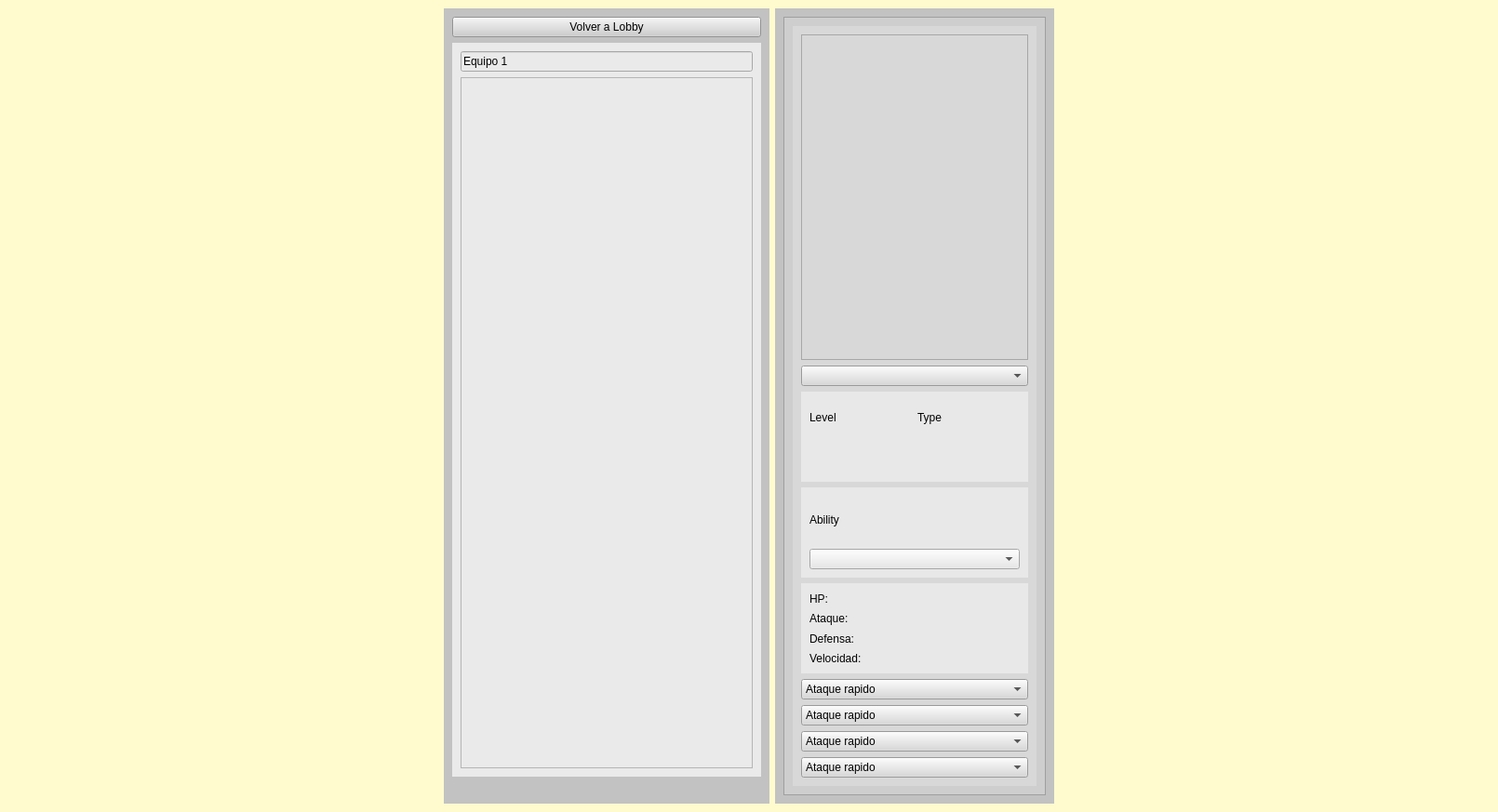
<?xml version="1.0" encoding="UTF-8"?>
<ui version="4.0">
 <class>MainWindow</class>
 <widget class="QMainWindow" name="MainWindow">
  <property name="geometry">
   <rect>
    <x>0</x>
    <y>0</y>
    <width>1610</width>
    <height>873</height>
   </rect>
  </property>
  <property name="windowTitle">
   <string>MainWindow</string>
  </property>
  <property name="styleSheet">
   <string notr="true">background-color: rgb(170, 85, 255);</string>
  </property>
  <widget class="QWidget" name="centralwidget">
   <property name="styleSheet">
    <string notr="true">background-color: rgb(255, 251, 207);</string>
   </property>
   <layout class="QHBoxLayout" name="horizontalLayout">
    <item>
     <layout class="QHBoxLayout" name="horizontalLayout_7">
      <item>
       <layout class="QHBoxLayout" name="horizontalLayout_5">
        <property name="sizeConstraint">
         <enum>QLayout::SetFixedSize</enum>
        </property>
        <item>
         <widget class="QWidget" name="horizontalWidget_2" native="true">
          <property name="maximumSize">
           <size>
            <width>350</width>
            <height>16777215</height>
           </size>
          </property>
          <property name="styleSheet">
           <string notr="true">background-color: rgb(194, 194, 194);</string>
          </property>
          <layout class="QVBoxLayout" name="verticalLayout_5">
           <item>
            <widget class="QPushButton" name="pushButton">
             <property name="styleSheet">
              <string notr="true">background-color: rgb(206, 206, 206);</string>
             </property>
             <property name="text">
              <string>Volver a Lobby</string>
             </property>
            </widget>
           </item>
           <item>
            <layout class="QVBoxLayout" name="verticalLayout_7">
             <property name="bottomMargin">
              <number>20</number>
             </property>
             <item>
              <widget class="QWidget" name="verticalWidget_13" native="true">
               <property name="styleSheet">
                <string notr="true">background-color: rgb(234, 234, 234);</string>
               </property>
               <layout class="QVBoxLayout" name="verticalLayout_36">
                <item>
                 <widget class="QLineEdit" name="lineEdit_7">
                  <property name="text">
                   <string>Equipo 1</string>
                  </property>
                 </widget>
                </item>
                <item>
                 <layout class="QHBoxLayout" name="horizontalLayout_16">
                  <item>
                   <widget class="QGraphicsView" name="graphicsView">
                    <property name="styleSheet">
                     <string notr="true">border-image: url(:/bulbasur.png);</string>
                    </property>
                   </widget>
                  </item>
                 </layout>
                </item>
               </layout>
              </widget>
             </item>
            </layout>
           </item>
          </layout>
         </widget>
        </item>
       </layout>
      </item>
      <item>
       <widget class="QWidget" name="verticalWidget_23" native="true">
        <property name="maximumSize">
         <size>
          <width>300</width>
          <height>16777215</height>
         </size>
        </property>
        <property name="styleSheet">
         <string notr="true">background-color: rgb(194, 194, 194);</string>
        </property>
        <layout class="QVBoxLayout" name="verticalLayout_60">
         <item>
          <widget class="QScrollArea" name="scrollArea_8">
           <property name="maximumSize">
            <size>
             <width>300</width>
             <height>16777215</height>
            </size>
           </property>
           <property name="styleSheet">
            <string notr="true">background-color: rgb(206, 206, 206);</string>
           </property>
           <property name="widgetResizable">
            <bool>true</bool>
           </property>
           <widget class="QWidget" name="scrollAreaWidgetContents_8">
            <property name="geometry">
             <rect>
              <x>0</x>
              <y>0</y>
              <width>280</width>
              <height>833</height>
             </rect>
            </property>
            <layout class="QVBoxLayout" name="verticalLayout_61">
             <item>
              <widget class="QWidget" name="horizontalWidget_15" native="true">
               <property name="styleSheet">
                <string notr="true">background-color: rgb(216, 216, 216);</string>
               </property>
               <layout class="QHBoxLayout" name="horizontalLayout_26">
                <item>
                 <layout class="QVBoxLayout" name="verticalLayout_62">
                  <item>
                   <widget class="QGraphicsView" name="graphicsView_8">
                    <property name="maximumSize">
                     <size>
                      <width>16777215</width>
                      <height>350</height>
                     </size>
                    </property>
                    <property name="styleSheet">
                     <string notr="true">border-image: url(:/bulbasur.png);</string>
                    </property>
                   </widget>
                  </item>
                  <item>
                   <widget class="QComboBox" name="comboBox"/>
                  </item>
                  <item>
                   <widget class="QWidget" name="horizontalWidget_16" native="true">
                    <property name="styleSheet">
                     <string notr="true">background-color: rgb(232, 232, 232);</string>
                    </property>
                    <layout class="QHBoxLayout" name="horizontalLayout_27">
                     <item>
                      <layout class="QVBoxLayout" name="verticalLayout_63">
                       <item>
                        <widget class="QLabel" name="label_65">
                         <property name="text">
                          <string>Level</string>
                         </property>
                        </widget>
                       </item>
                       <item>
                        <widget class="QLabel" name="label_66">
                         <property name="text">
                          <string/>
                         </property>
                        </widget>
                       </item>
                      </layout>
                     </item>
                     <item>
                      <layout class="QVBoxLayout" name="verticalLayout_64">
                       <item>
                        <widget class="QLabel" name="label_67">
                         <property name="text">
                          <string>Type</string>
                         </property>
                        </widget>
                       </item>
                       <item>
                        <widget class="QLabel" name="label_68">
                         <property name="text">
                          <string/>
                         </property>
                        </widget>
                       </item>
                      </layout>
                     </item>
                    </layout>
                   </widget>
                  </item>
                  <item>
                   <widget class="QWidget" name="widget_7" native="true">
                    <property name="styleSheet">
                     <string notr="true">background-color: rgb(232, 232, 232);</string>
                    </property>
                    <layout class="QVBoxLayout" name="verticalLayout_65">
                     <item>
                      <widget class="QLabel" name="label_69">
                       <property name="text">
                        <string>Ability</string>
                       </property>
                      </widget>
                     </item>
                     <item>
                      <widget class="QComboBox" name="comboBox_11"/>
                     </item>
                    </layout>
                   </widget>
                  </item>
                  <item>
                   <widget class="QWidget" name="verticalWidget_24" native="true">
                    <property name="styleSheet">
                     <string notr="true">background-color: rgb(232, 232, 232);</string>
                    </property>
                    <layout class="QVBoxLayout" name="verticalLayout_66">
                     <item>
                      <widget class="QLabel" name="label_71">
                       <property name="text">
                        <string>HP: </string>
                       </property>
                      </widget>
                     </item>
                     <item>
                      <widget class="QLabel" name="label_72">
                       <property name="text">
                        <string>Ataque: </string>
                       </property>
                      </widget>
                     </item>
                     <item>
                      <widget class="QLabel" name="label_73">
                       <property name="styleSheet">
                        <string notr="true">background-color: rgb(232, 232, 232);</string>
                       </property>
                       <property name="text">
                        <string>Defensa: </string>
                       </property>
                      </widget>
                     </item>
                     <item>
                      <widget class="QLabel" name="label_74">
                       <property name="text">
                        <string>Velocidad: </string>
                       </property>
                      </widget>
                     </item>
                    </layout>
                   </widget>
                  </item>
                  <item>
                   <widget class="QComboBox" name="comboBox_29">
                    <item>
                     <property name="text">
                      <string>Ataque rapido</string>
                     </property>
                    </item>
                    <item>
                     <property name="text">
                      <string>Ataque lento</string>
                     </property>
                    </item>
                    <item>
                     <property name="text">
                      <string>Ataque 3</string>
                     </property>
                    </item>
                    <item>
                     <property name="text">
                      <string>Ataque4</string>
                     </property>
                    </item>
                   </widget>
                  </item>
                  <item>
                   <widget class="QComboBox" name="comboBox_30">
                    <item>
                     <property name="text">
                      <string>Ataque rapido</string>
                     </property>
                    </item>
                    <item>
                     <property name="text">
                      <string>Ataque lento</string>
                     </property>
                    </item>
                    <item>
                     <property name="text">
                      <string>Ataque 3</string>
                     </property>
                    </item>
                    <item>
                     <property name="text">
                      <string>Ataque4</string>
                     </property>
                    </item>
                   </widget>
                  </item>
                  <item>
                   <widget class="QComboBox" name="comboBox_31">
                    <item>
                     <property name="text">
                      <string>Ataque rapido</string>
                     </property>
                    </item>
                    <item>
                     <property name="text">
                      <string>Ataque lento</string>
                     </property>
                    </item>
                    <item>
                     <property name="text">
                      <string>Ataque 3</string>
                     </property>
                    </item>
                    <item>
                     <property name="text">
                      <string>Ataque4</string>
                     </property>
                    </item>
                   </widget>
                  </item>
                  <item>
                   <widget class="QComboBox" name="comboBox_32">
                    <item>
                     <property name="text">
                      <string>Ataque rapido</string>
                     </property>
                    </item>
                    <item>
                     <property name="text">
                      <string>Ataque lento</string>
                     </property>
                    </item>
                    <item>
                     <property name="text">
                      <string>Ataque 3</string>
                     </property>
                    </item>
                    <item>
                     <property name="text">
                      <string>Ataque4</string>
                     </property>
                    </item>
                   </widget>
                  </item>
                 </layout>
                </item>
               </layout>
              </widget>
             </item>
            </layout>
           </widget>
          </widget>
         </item>
        </layout>
       </widget>
      </item>
     </layout>
    </item>
   </layout>
  </widget>
 </widget>
 <tabstops>
  <tabstop>pushButton</tabstop>
 </tabstops>
 <resources>
  <include location="E:/Python/Proyecto/test.qrc"/>
 </resources>
 <connections/>
</ui>
